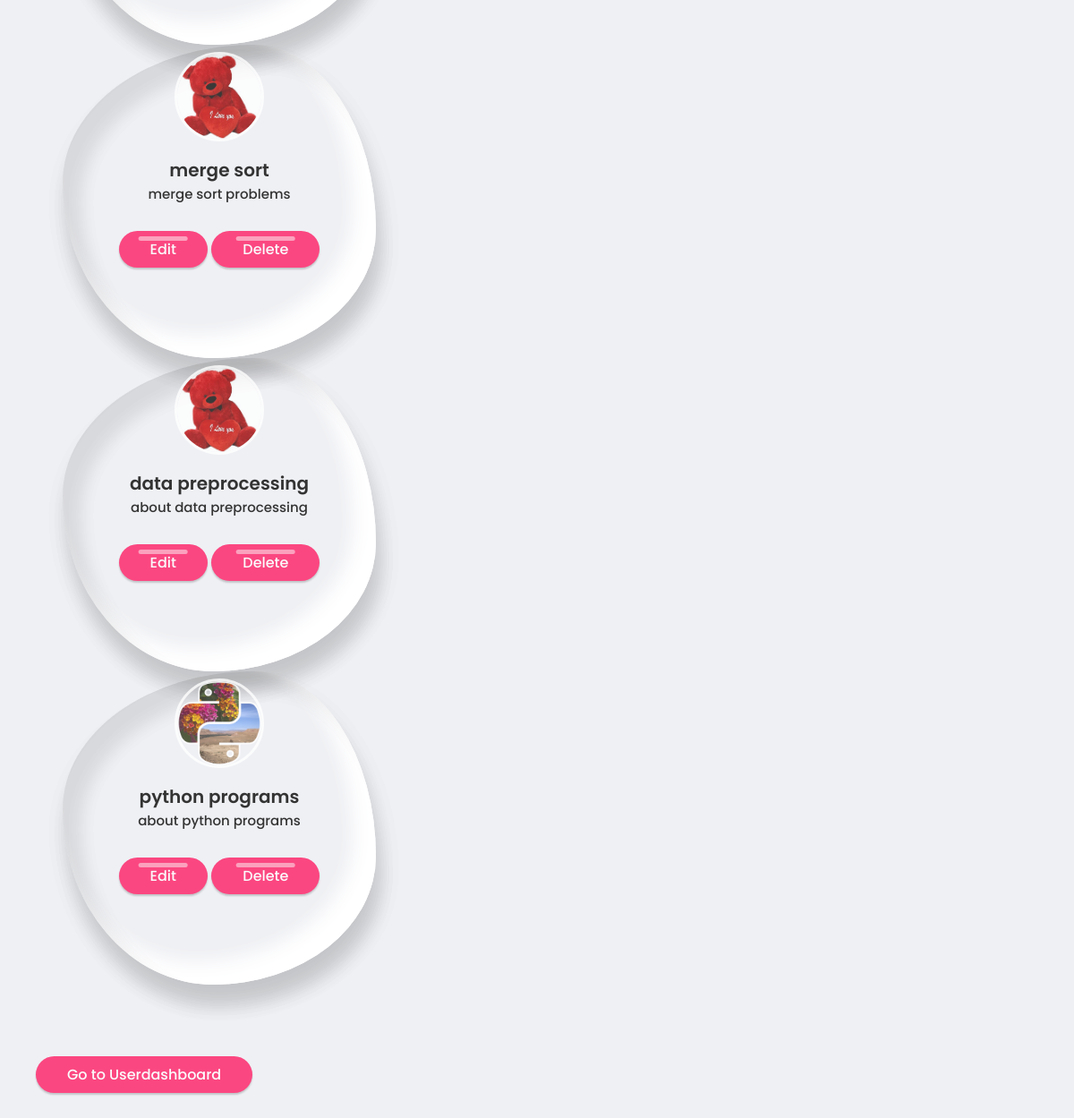
The page /uploaddash/ (signed in) on the database its author committed.
### notes/models.py (models this page shows, shortened)
class Post(models.Model):
    id = models.AutoField(primary_key=True)
    title = models.CharField(max_length=200,null=False)
    thumbnail=models.ImageField(upload_to='uploads/',null=True)
    pdf = models.FileField(upload_to="uploads/")
    desc = models.TextField()
    username = models.ForeignKey(Customer, on_delete=models.CASCADE)
    category = models.ForeignKey(Category, on_delete=models.CASCADE)
    objects = PostManager()

### notes/views.py (the view)
# urls.py: path('uploaddash/',views.uploaddash,name='uploaddash'),
def uploaddash(request):
    c=request.session["username"]
    cus=Customer.objects.get(username=c)
    details = Post.objects.filter(username=cus)
    return render(request,'notes/uploaddash.html', {'details': details})

### notes/templates/notes/uploaddash.html (shortened to what this page needs)
<!DOCTYPE html>
{%load static%}
<html lang="en">
<head>
    <link rel="stylesheet" href="https://cdn.jsdelivr.net/npm/swiper@9/swiper-bundle.min.css"/>
    <link href='https://unpkg.com/boxicons@2.1.4/css/boxicons.min.css' rel='stylesheet'>
</head>
<body>
    <div class="container">
         <div class="box mySwiper">
            <div class="content swiper-wrapper">
                {%for i in details %}
                <div class="card swiper-slide">
                    <div class="card">
                        <div class="card-content">
                            <div class="image">
                                 <a href='{{ i.pdf.url}}'><img src="{{ i.thumbnail.url}}" alt=""></a>
                            </div>
                        <div class="name-profession">
                            <span class="name">{{ i.title}}</span>
                            <span class="profession">{{ i.desc}}</span>
                        </div>
                        <div>
                            <button type="button" style="--clr:#ff0f5b" onclick="location.href='{% url 'edit' pk=i.pk %}'">Edit</button>
                            <button type="button" style="--clr:#ff0f5b" onclick="location.href='{% url 'delete' pk=i.pk %}'">Delete </button>
                        </div>
                    </div>
                    </div>
                </div>
                {%endfor%}
            </div>
        </div>
        <div>
            <button type="button" style="--clr:#ff0f5b" onclick="location.href='{% url 'user' %}'" >Go to Userdashboard</button>
        </div>
    </div>
</body>
</html>

### notes/templates/notes/uploaddash.html (style rules this page uses)
* { margin: 0; padding: 0; box-sizing: border-box; font-family: 'Poppins',sans-serif; }
body { display: flex; justify-content: center; align-items: center; min-height: 100vh; background: #eff0f4; }
.image img { width: 100px; height: 100px; object-fit: cover; border-radius: 50%; opacity: .8; border: 3px solid #fff; }
.card { width: 350px; height: 350px; background: transparent; box-shadow: inset 20px 20px 20px rgba(0,0,0,.05), 5px 25px 20px rgba(0,0,0,.05), 5px 20px 30px rgba(0,0,0,.05), inset -20px -20px 25px rgba(255,255,255,.9); border-radius: 61% 39% 52% 48% / 44% 59% 41% 56%; }
.card::before { content: ''; position: absolute; top:50px; left: 65px; width: 35px; height: 35px; background: #fff; border-radius: 50%; opacity:.9; }
.card::after { content: ''; position: absolute; top:90px; left: 85px; width: 15px; height: 15px; background: #fff; border-radius: 50%; opacity:.9; }
.card .card-content { position: relative; display: flex; align-items: center; flex-direction: column; padding: 8px; }
.card-content .name-profession { display: flex; align-items: center; flex-direction: column; margin-top: 10px; color: #333; }
.name-profession .name { font-size: 20px; font-weight: 600; }
.name-profession .profession { font-size: 15px; font-weight: 500; }
.card-content button { position: relative; padding: 8px 35px; background:var(--clr); border: none; outline: none; border-radius: 40px; box-shadow: 0 2px 2px rgba(0,0,0,.25); cursor: pointer; font-size: 16px; color: #fff; font-weight: 500; opacity: .75; margin-top: 30px; }
.card-content button::before { content: ''; position: absolute; top: 6px; left: 50%; transform: translateX(-50%); width:55%; height:5px; background:rgba(255,255,255,.5); border-radius:5px; }
.container { position:absolute; max-width:1200px ; width:100%; padding:40px; }
.container .box { padding: 50px 30px; overflow: hidden; }
button { position: relative; padding: 8px 35px; background:var(--clr); border: none; outline: none; border-radius: 40px; box-shadow: 0 2px 2px rgba(0,0,0,.25); cursor: pointer; font-size: 16px; color: #fff; font-weight: 500; opacity: .75; margin-top: 30px; }

### rows shown on the page
Post: thumbnail (picture), title "merge sort", desc "merge sort problems"
Post: thumbnail (picture), title "data preprocessing", desc "about data preprocessing"
Post: thumbnail (picture), title "python programs", desc "about python programs"
